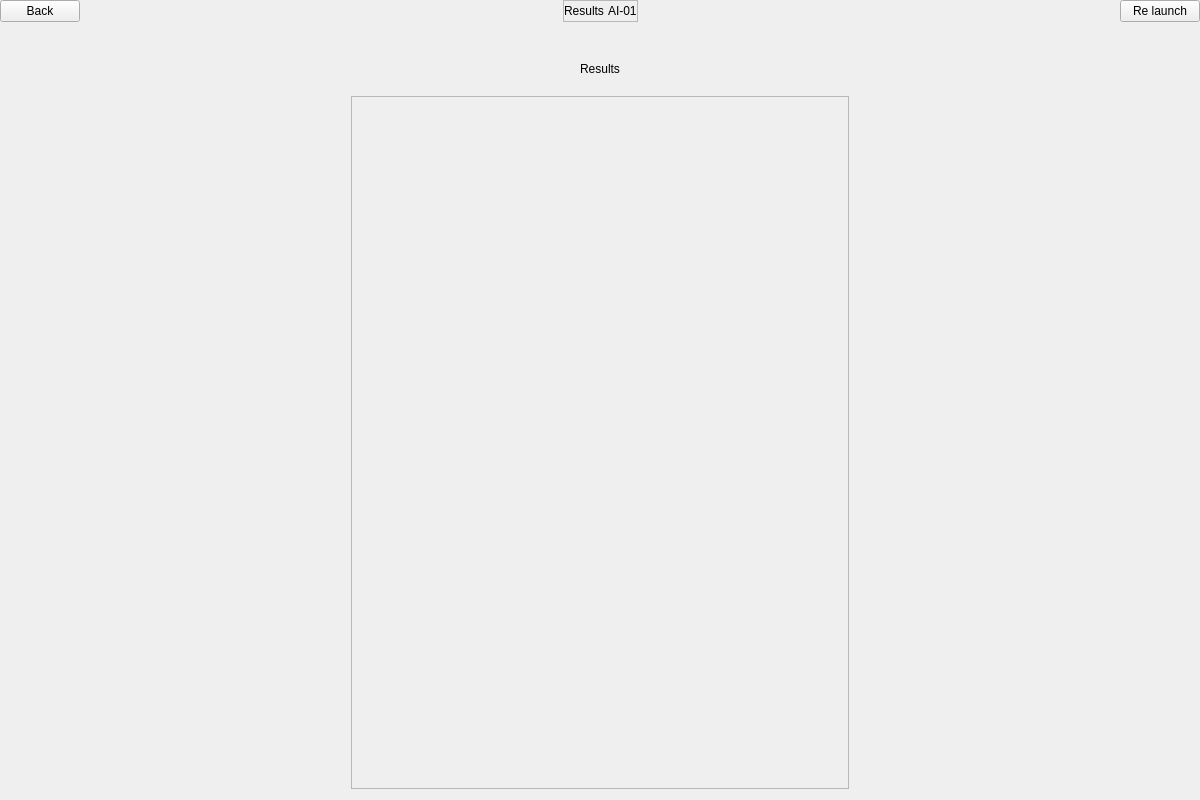
<?xml version="1.0" encoding="UTF-8"?>
<ui version="4.0">
 <class>ai_results</class>
 <widget class="QWidget" name="ai_results">
  <property name="geometry">
   <rect>
    <x>0</x>
    <y>0</y>
    <width>1200</width>
    <height>800</height>
   </rect>
  </property>
  <property name="windowTitle">
   <string>Loggin</string>
  </property>
  <property name="styleSheet">
   <string notr="true"/>
  </property>
  <layout class="QVBoxLayout" name="verticalLayout_2">
   <property name="spacing">
    <number>20</number>
   </property>
   <property name="leftMargin">
    <number>0</number>
   </property>
   <property name="topMargin">
    <number>0</number>
   </property>
   <property name="rightMargin">
    <number>0</number>
   </property>
   <item>
    <layout class="QHBoxLayout" name="ly_navigator" stretch="1,0,1">
     <property name="spacing">
      <number>0</number>
     </property>
     <property name="topMargin">
      <number>0</number>
     </property>
     <property name="rightMargin">
      <number>0</number>
     </property>
     <item alignment="Qt::AlignLeft">
      <widget class="NavigatorButton" name="bt_back">
       <property name="text">
        <string>Back</string>
       </property>
      </widget>
     </item>
     <item>
      <widget class="QFrame" name="c_title">
       <property name="frameShape">
        <enum>QFrame::StyledPanel</enum>
       </property>
       <property name="frameShadow">
        <enum>QFrame::Raised</enum>
       </property>
       <layout class="QHBoxLayout" name="horizontalLayout">
        <property name="spacing">
         <number>4</number>
        </property>
        <property name="leftMargin">
         <number>0</number>
        </property>
        <property name="topMargin">
         <number>0</number>
        </property>
        <property name="rightMargin">
         <number>0</number>
        </property>
        <property name="bottomMargin">
         <number>0</number>
        </property>
        <item>
         <widget class="Label" name="lb_title">
          <property name="text">
           <string>Results</string>
          </property>
         </widget>
        </item>
        <item>
         <widget class="Label" name="lb_ai_name">
          <property name="text">
           <string>AI-01</string>
          </property>
         </widget>
        </item>
       </layout>
      </widget>
     </item>
     <item alignment="Qt::AlignRight">
      <widget class="NavigatorButton" name="bt_relaunch">
       <property name="text">
        <string>Re launch</string>
       </property>
      </widget>
     </item>
    </layout>
   </item>
   <item>
    <layout class="QHBoxLayout" name="ly_center" stretch="2,3,2">
     <property name="leftMargin">
      <number>20</number>
     </property>
     <property name="rightMargin">
      <number>20</number>
     </property>
     <item>
      <spacer name="horizontalSpacer">
       <property name="orientation">
        <enum>Qt::Horizontal</enum>
       </property>
       <property name="sizeHint" stdset="0">
        <size>
         <width>40</width>
         <height>20</height>
        </size>
       </property>
      </spacer>
     </item>
     <item>
      <layout class="QVBoxLayout" name="ly_results">
       <property name="topMargin">
        <number>20</number>
       </property>
       <item alignment="Qt::AlignHCenter">
        <widget class="Label" name="lb_results">
         <property name="text">
          <string>Results</string>
         </property>
        </widget>
       </item>
       <item>
        <widget class="QScrollArea" name="sc_results">
         <property name="widgetResizable">
          <bool>true</bool>
         </property>
         <widget class="QWidget" name="c_results">
          <property name="geometry">
           <rect>
            <x>0</x>
            <y>0</y>
            <width>488</width>
            <height>698</height>
           </rect>
          </property>
          <layout class="QVBoxLayout" name="verticalLayout_3">
           <item>
            <layout class="QVBoxLayout" name="ly_results_content"/>
           </item>
           <item>
            <spacer name="verticalSpacer_2">
             <property name="orientation">
              <enum>Qt::Vertical</enum>
             </property>
             <property name="sizeHint" stdset="0">
              <size>
               <width>20</width>
               <height>40</height>
              </size>
             </property>
            </spacer>
           </item>
          </layout>
         </widget>
        </widget>
       </item>
      </layout>
     </item>
     <item>
      <spacer name="horizontalSpacer_2">
       <property name="orientation">
        <enum>Qt::Horizontal</enum>
       </property>
       <property name="sizeHint" stdset="0">
        <size>
         <width>40</width>
         <height>20</height>
        </size>
       </property>
      </spacer>
     </item>
    </layout>
   </item>
  </layout>
 </widget>
 <customwidgets>
  <customwidget>
   <class>Label</class>
   <extends>QLabel</extends>
   <header>.promoted.label</header>
  </customwidget>
  <customwidget>
   <class>NavigatorButton</class>
   <extends>QPushButton</extends>
   <header location="global">.promoted.navigator_button</header>
  </customwidget>
 </customwidgets>
 <resources/>
 <connections/>
</ui>
